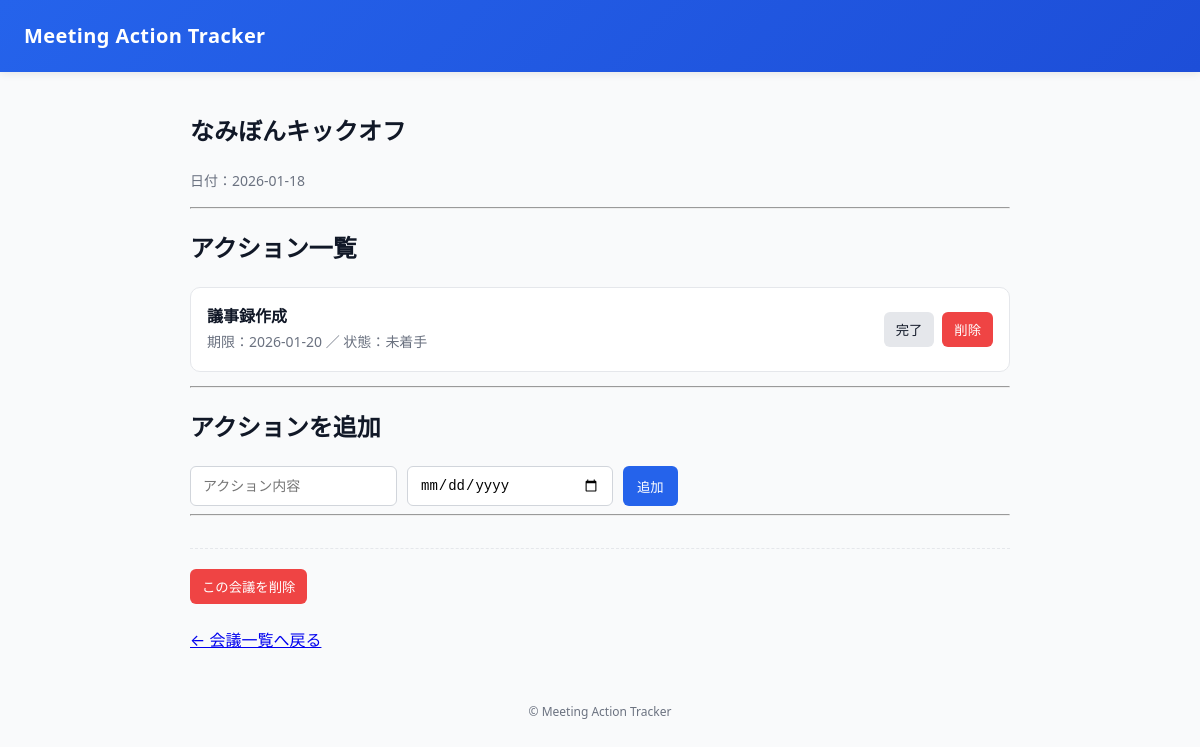
Page /ui/meetings/1 on the earlier database version.
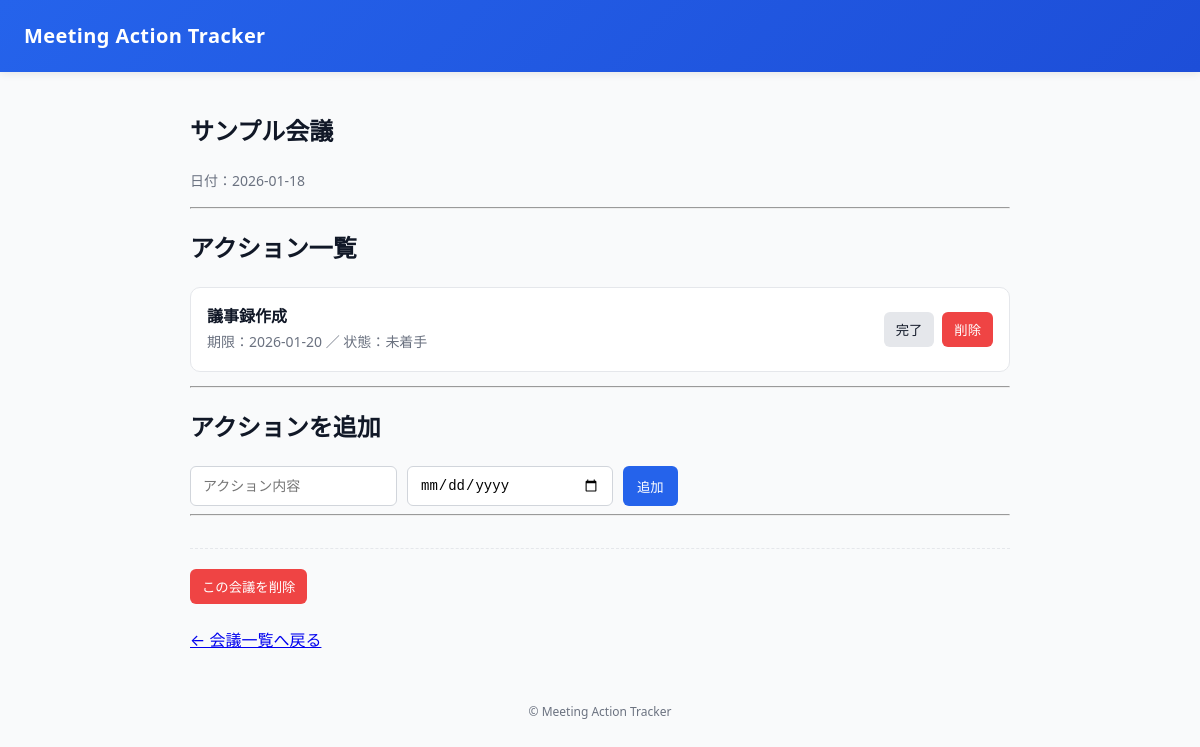
Same page on the later database version.
### app/models/meeting.py (models this page shows)
class Meeting(Base):
    __tablename__ = "meetings"
    id = Column(Integer, primary_key=True, index=True)
    title = Column(String, nullable=False)
    meeting_date = Column(Date, nullable=False)
    created_by = Column(Integer, ForeignKey("users.id"))
    created_at = Column(DateTime, default=datetime.utcnow)
    actions = relationship("Action", back_populates="meeting")

### app/models/action.py (models this page shows)
class Action(Base):
    __tablename__ = "actions"
    id = Column(Integer, primary_key=True, index=True)
    meeting_id = Column(Integer, ForeignKey("meetings.id"), nullable=False)
    user_id = Column(Integer, ForeignKey("users.id"), nullable=True)
    content = Column(String, nullable=False)
    due_date = Column(Date, nullable=False)
    status = Column(String, default="未着手")
    created_at = Column(DateTime, default=datetime.utcnow)
    meeting = relationship("Meeting", back_populates="actions")

### app/main.py (the view)
@app.get("/ui/meetings/{meeting_id}", response_class=HTMLResponse)
def meeting_detail_page(
    meeting_id: int,
    request: Request,
    db: Session = Depends(get_db)
):
    meeting = db.query(Meeting).filter(Meeting.id == meeting_id).first()
    if meeting is None:
        raise HTTPException(status_code=404, detail="Meeting not found")
    actions = (
        db.query(Action)
        .filter(Action.meeting_id == meeting_id)
        .order_by(Action.due_date)
        .all()
    )
    return templates.TemplateResponse(
        "meeting_detail.html",
        {
            "request": request,
            "meeting": meeting,
            "actions": actions,
        }
    )

### app/templates/meeting_detail.html (shortened to what this page needs)
{% extends "base.html" %}
{% block content %}
<h2>{{ meeting.title }}</h2>
<p class="text-muted">日付：{{ meeting.meeting_date }}</p>
<hr>
<h2>アクション一覧</h2>
{% if actions %}
<ul class="meeting-list">
    {% for action in actions %}
    <li class="meeting-item">
        <div>
            <strong>{{ action.content }}</strong><br>
            <span class="text-muted">
                期限：{{ action.due_date }} ／ 状態：{{ action.status }}
            </span>
        </div>
        <div class="action-buttons">
            <form method="post"
                  action="/ui/actions/{{ action.id }}/toggle"
                  style="display:inline;">
                <button class="btn-secondary" type="submit">
                    {% if action.status == "完了" %}
                        未完了に戻す
                    {% else %}
                        完了
                    {% endif %}
                </button>
            </form>
            <form method="post"
                  action="/ui/actions/{{ action.id }}/delete"
                  style="display:inline;"
                  onsubmit="return confirm('このアクションを削除しますか？')">
                <button class="btn-delete" type="submit">削除</button>
            </form>
        </div>
    </li>
    {% endfor %}
</ul>
{% else %}
<p>アクションはまだありません。</p>
{% endif %}
<hr>
<h2>アクションを追加</h2>
<form class="form" method="post" action="/ui/meetings/{{ meeting.id }}/actions">
    <input type="text" name="content" placeholder="アクション内容" required>
    <input type="date" name="due_date" required>
    <button class="btn-primary" type="submit">追加</button>
</form>
<hr>
<div class="danger-zone">
    <form method="post"
          action="/ui/meetings/{{ meeting.id }}/delete"
          onsubmit="return confirm('この会議を削除します。よろしいですか？')">
        <button class="btn-delete" type="submit">
            この会議を削除
        </button>
    </form>
</div>
<p style="margin-top: 24px;">
    <a href="/ui/meetings">← 会議一覧へ戻る</a>
</p>
{% endblock %}

### app/templates/base.html (shortened to what this page needs)
<!DOCTYPE html>
<html lang="ja">
<head>
    <link rel="stylesheet" href="{{ url_for('static', path='style.css') }}">
</head>
<body>
<header class="header">
    <h1 class="logo">Meeting Action Tracker</h1>
</header>
<main class="container">
    {% block content %}{% endblock %}
</main>
<footer class="footer">
    © Meeting Action Tracker
</footer>
</body>
</html>

### app/static/style.css (style rules this page uses)
body { margin: 0; font-family: system-ui, -apple-system, BlinkMacSystemFont, sans-serif; background: #f9fafb; color: #111827; line-height: 1.6; }
.header { background: linear-gradient(135deg, #2563eb, #1d4ed8); color: white; padding: 20px 24px; box-shadow: 0 2px 8px rgba(0,0,0,0.08); }
.logo { margin: 0; font-size: 20px; font-weight: 600; letter-spacing: 0.02em; }
.container { max-width: 820px; margin: 40px auto; padding: 0 20px; }
.meeting-list { list-style: none; padding: 0; margin: 0; }
.meeting-item { background: white; border: 1px solid #e5e7eb; border-radius: 10px; padding: 16px; margin-bottom: 14px; display: flex; justify-content: space-between; align-items: center; transition: box-shadow 0.2s ease, transform 0.1s ease; }
.form { margin-top: 20px; display: flex; gap: 10px; flex-wrap: wrap; }
input { padding: 10px 12px; border: 1px solid #d1d5db; border-radius: 6px; font-size: 14px; min-width: 180px; }
.btn-primary { background: #2563eb; color: white; border: none; padding: 10px 14px; border-radius: 6px; cursor: pointer; font-weight: 500; transition: background 0.2s ease; }
.btn-secondary { background: #e5e7eb; color: #111827; border: none; padding: 8px 12px; border-radius: 6px; cursor: pointer; }
.btn-delete { background: #ef4444; color: white; border: none; padding: 8px 12px; border-radius: 6px; cursor: pointer; }
.action-buttons { display: flex; gap: 8px; }
.text-muted { color: #6b7280; font-size: 14px; }
.danger-zone { margin-top: 32px; padding-top: 20px; border-top: 1px dashed #e5e7eb; }
.footer { text-align: center; color: #6b7280; font-size: 12px; margin: 48px 0 24px; }

Differences in the rows shown:
changed Meeting: title "なみぼんキックオフ" → "サンプル会議"
